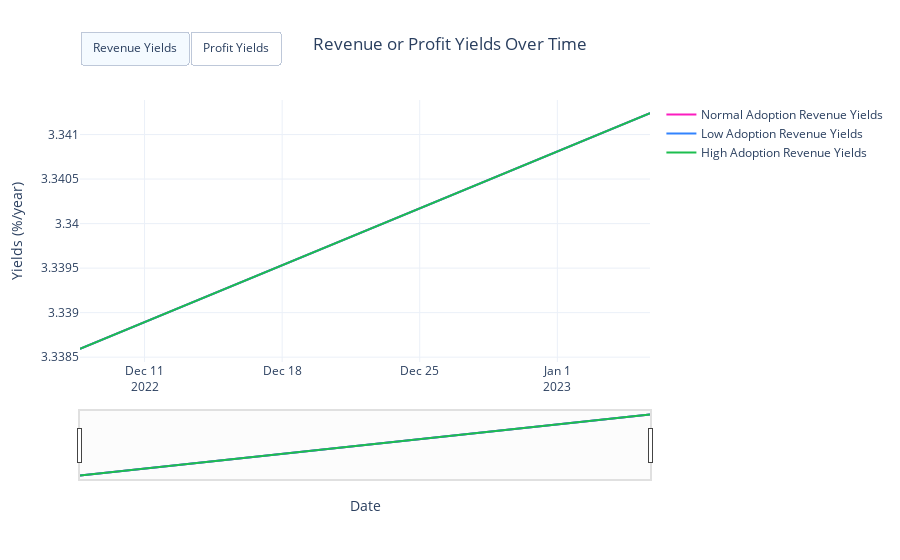

The code cell stored with this chart in its notebook:
### Code cell
visualizations.plot_yields_per_subset(df_1a, scenario_names={0: "Normal Adoption", 1: "Low Adoption", 2: "High Adoption"})
